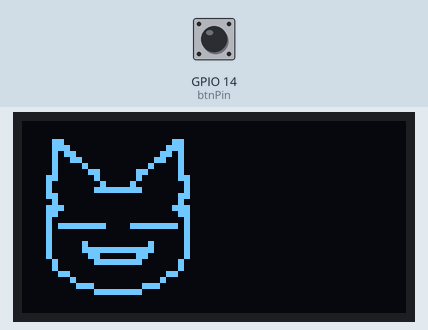
Bench run of a sketch on a simulated ESP32. Parts: 128×64 one-colour display. Inputs (shaded band) come from the test bench; at power-on: GPIO 14 (btnPin) LOW. What the sketch prints to the serial monitor is not drawn.

Above: at 2.42 s.
2.8 s: GPIO 14 (btnPin) pulled HIGH for 0.6 s
At 3.1 s:
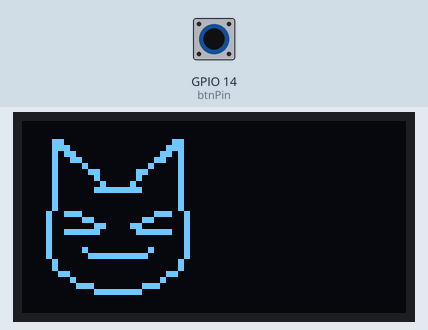
At 3.63 s:
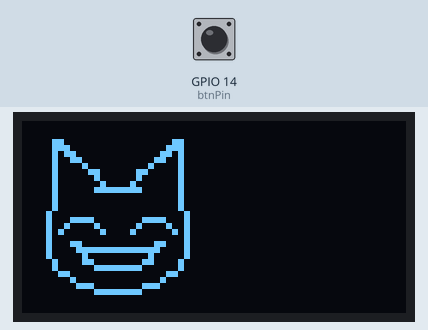
5.3 s: GPIO 14 (btnPin) pulled HIGH for 1 s
At 7.39 s:
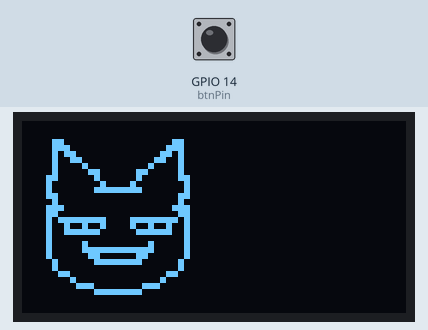
Timing chart, 0 to 8.9 s (numbered marks = the images above; inputs shaded):
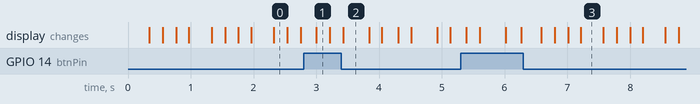

The sketch:

W7-OLED-Animetion.ino
```cpp
#include <Wire.h>
#include "SSD1306Wire.h"
SSD1306Wire  display(0x3c, 21, 22);

static const unsigned char PROGMEM your_img1[] = {
  0x00, 0x00, 0x00, 0x00, 0x00, 0x00, 0x00, 0x00, 0x00, 0x00, 0x00, 0x00,
  0x00, 0x00, 0x00, 0x00, 0x00, 0x00, 0x00, 0x00, 0x00, 0x00, 0x00, 0x00,
  0x00, 0x00, 0x00, 0x00, 0x00, 0x00, 0x00, 0x00, 0x00, 0x00, 0x00, 0x00,
  0x00, 0x00, 0x00, 0x00, 0x00, 0x00, 0x00, 0x00, 0x00, 0x00, 0x00, 0x00,
  0x00, 0x3C, 0x00, 0x00, 0x00, 0x00, 0x3C, 0x00, 0x00, 0x3C, 0x00, 0x00,
  0x00, 0x00, 0x3C, 0x00, 0x00, 0xFC, 0x00, 0x00, 0x00, 0x00, 0x3F, 0x00,
  0x00, 0xFC, 0x00, 0x00, 0x00, 0x00, 0x3F, 0x00, 0x00, 0xCC, 0x03, 0x00,
  0x00, 0xC0, 0x33, 0x00, 0x00, 0xCC, 0x03, 0x00, 0x00, 0xC0, 0x33, 0x00,
  0x00, 0x0C, 0x0F, 0x00, 0x00, 0xF0, 0x30, 0x00, 0x00, 0x0C, 0x0F, 0x00,
  0x00, 0xF0, 0x30, 0x00, 0x00, 0x0C, 0x30, 0x00, 0x00, 0x0C, 0x30, 0x00,
  0x00, 0x0C, 0x30, 0x00, 0x00, 0x0C, 0x30, 0x00, 0x00, 0x0C, 0xC0, 0x03,
  0xC0, 0x03, 0x30, 0x00, 0x00, 0x0C, 0xC0, 0x03, 0xC0, 0x03, 0x30, 0x00,
  0x00, 0x0F, 0x00, 0x03, 0xC0, 0x00, 0xF0, 0x00, 0x00, 0x0F, 0x00, 0x03,
  0xC0, 0x00, 0xF0, 0x00, 0x00, 0x03, 0x00, 0x0C, 0x30, 0x00, 0xC0, 0x00,
  0x00, 0x03, 0x00, 0x0C, 0x30, 0x00, 0xC0, 0x00, 0x00, 0x03, 0x00, 0xFF,
  0xFF, 0x00, 0xC0, 0x00, 0x00, 0x03, 0x00, 0xFF, 0xFF, 0x00, 0xC0, 0x00,
  0x00, 0x0F, 0x00, 0x00, 0x00, 0x00, 0xF0, 0x00, 0x00, 0x0F, 0x00, 0x00,
  0x00, 0x00, 0xF0, 0x00, 0x00, 0x0C, 0x00, 0x00, 0x00, 0x00, 0x30, 0x00,
  0x00, 0x0C, 0x00, 0x00, 0x00, 0x00, 0x30, 0x00, 0x00, 0x3F, 0x00, 0x00,
  0x00, 0x00, 0xFC, 0x00, 0x00, 0x3F, 0x00, 0x00, 0x00, 0x00, 0xFC, 0x00,
  0x00, 0x0F, 0x00, 0x00, 0x00, 0x00, 0xF0, 0x00, 0x00, 0x0F, 0x00, 0x00,
  0x00, 0x00, 0xF0, 0x00, 0x00, 0xF3, 0xFF, 0x0F, 0xF0, 0xFF, 0xCF, 0x00,
  0x00, 0xF3, 0xFF, 0x0F, 0xF0, 0xFF, 0xCF, 0x00, 0x00, 0xC3, 0x30, 0x0C,
  0x30, 0x0C, 0xC3, 0x00, 0x00, 0xC3, 0x30, 0x0C, 0x30, 0x0C, 0xC3, 0x00,
  0x00, 0xC3, 0xFF, 0x03, 0xC0, 0xFF, 0xC3, 0x00, 0x00, 0xC3, 0xFF, 0x03,
  0xC0, 0xFF, 0xC3, 0x00, 0x00, 0x03, 0x00, 0x00, 0x00, 0x00, 0xC0, 0x00,
  0x00, 0x03, 0x00, 0x00, 0x00, 0x00, 0xC0, 0x00, 0x00, 0x03, 0x30, 0x00,
  0x00, 0x0C, 0xC0, 0x00, 0x00, 0x03, 0x30, 0x00, 0x00, 0x0C, 0xC0, 0x00,
  0x00, 0x03, 0xF0, 0xFF, 0xFF, 0x0F, 0xC0, 0x00, 0x00, 0x03, 0xF0, 0xFF,
  0xFF, 0x0F, 0xC0, 0x00, 0x00, 0x03, 0xC0, 0x03, 0xC0, 0x03, 0xC0, 0x00,
  0x00, 0x03, 0xC0, 0x03, 0xC0, 0x03, 0xC0, 0x00, 0x00, 0x0C, 0x00, 0xFF,
  0xFF, 0x00, 0x30, 0x00, 0x00, 0x0C, 0x00, 0xFF, 0xFF, 0x00, 0x30, 0x00,
  0x00, 0x0C, 0x00, 0x00, 0x00, 0x00, 0x30, 0x00, 0x00, 0x0C, 0x00, 0x00,
  0x00, 0x00, 0x30, 0x00, 0x00, 0xF0, 0x00, 0x00, 0x00, 0x00, 0x0F, 0x00,
  0x00, 0xF0, 0x00, 0x00, 0x00, 0x00, 0x0F, 0x00, 0x00, 0x00, 0x03, 0x00,
  0x00, 0xC0, 0x00, 0x00, 0x00, 0x00, 0x03, 0x00, 0x00, 0xC0, 0x00, 0x00,
  0x00, 0x00, 0xFC, 0x00, 0x00, 0x3F, 0x00, 0x00, 0x00, 0x00, 0xFC, 0x00,
  0x00, 0x3F, 0x00, 0x00, 0x00, 0x00, 0x00, 0xFF, 0xFF, 0x00, 0x00, 0x00,
  0x00, 0x00, 0x00, 0xFF, 0xFF, 0x00, 0x00, 0x00, 0x00, 0x00, 0x00, 0x00,
  0x00, 0x00, 0x00, 0x00, 0x00, 0x00, 0x00, 0x00, 0x00, 0x00, 0x00, 0x00,
  0x00, 0x00, 0x00, 0x00, 0x00, 0x00, 0x00, 0x00, 0x00, 0x00, 0x00, 0x00,
  0x00, 0x00, 0x00, 0x00, 0x00, 0x00, 0x00, 0x00, 0x00, 0x00, 0x00, 0x00,
  0x00, 0x00, 0x00, 0x00, 0x00, 0x00, 0x00, 0x00, };

static const unsigned char PROGMEM your_img2[] = {
  0x00, 0x00, 0x00, 0x00, 0x00, 0x00, 0x00, 0x00, 0x00, 0x00, 0x00, 0x00,
  0x00, 0x00, 0x00, 0x00, 0x00, 0x00, 0x00, 0x00, 0x00, 0x00, 0x00, 0x00,
  0x00, 0x00, 0x00, 0x00, 0x00, 0x00, 0x00, 0x00, 0x00, 0x00, 0x00, 0x00,
  0x00, 0x00, 0x00, 0x00, 0x00, 0x00, 0x00, 0x00, 0x00, 0x00, 0x00, 0x00,
  0x00, 0x3C, 0x00, 0x00, 0x00, 0x00, 0x3C, 0x00, 0x00, 0x3C, 0x00, 0x00,
  0x00, 0x00, 0x3C, 0x00, 0x00, 0xFC, 0x00, 0x00, 0x00, 0x00, 0x3F, 0x00,
  0x00, 0xFC, 0x00, 0x00, 0x00, 0x00, 0x3F, 0x00, 0x00, 0xCC, 0x03, 0x00,
  0x00, 0xC0, 0x33, 0x00, 0x00, 0xCC, 0x03, 0x00, 0x00, 0xC0, 0x33, 0x00,
  0x00, 0x0C, 0x0F, 0x00, 0x00, 0xF0, 0x30, 0x00, 0x00, 0x0C, 0x0F, 0x00,
  0x00, 0xF0, 0x30, 0x00, 0x00, 0x0C, 0x30, 0x00, 0x00, 0x0C, 0x30, 0x00,
  0x00, 0x0C, 0x30, 0x00, 0x00, 0x0C, 0x30, 0x00, 0x00, 0x0C, 0xC0, 0x03,
  0xC0, 0x03, 0x30, 0x00, 0x00, 0x0C, 0xC0, 0x03, 0xC0, 0x03, 0x30, 0x00,
  0x00, 0x0F, 0x00, 0x03, 0xC0, 0x00, 0xF0, 0x00, 0x00, 0x0F, 0x00, 0x03,
  0xC0, 0x00, 0xF0, 0x00, 0x00, 0x03, 0x00, 0x0C, 0x30, 0x00, 0xC0, 0x00,
  0x00, 0x03, 0x00, 0x0C, 0x30, 0x00, 0xC0, 0x00, 0x00, 0x03, 0x00, 0xFF,
  0xFF, 0x00, 0xC0, 0x00, 0x00, 0x03, 0x00, 0xFF, 0xFF, 0x00, 0xC0, 0x00,
  0x00, 0x0F, 0x00, 0x00, 0x00, 0x00, 0xF0, 0x00, 0x00, 0x0F, 0x00, 0x00,
  0x00, 0x00, 0xF0, 0x00, 0x00, 0x0C, 0x00, 0x00, 0x00, 0x00, 0x30, 0x00,
  0x00, 0x0C, 0x00, 0x00, 0x00, 0x00, 0x30, 0x00, 0x00, 0x3F, 0x00, 0x00,
  0x00, 0x00, 0xFC, 0x00, 0x00, 0x3F, 0x00, 0x00, 0x00, 0x00, 0xFC, 0x00,
  0x00, 0x0F, 0x00, 0x00, 0x00, 0x00, 0xF0, 0x00, 0x00, 0x0F, 0x00, 0x00,
  0x00, 0x00, 0xF0, 0x00, 0x00, 0x03, 0x00, 0x00, 0x00, 0x00, 0xC0, 0x00,
  0x00, 0x03, 0x00, 0x00, 0x00, 0x00, 0xC0, 0x00, 0x00, 0xF3, 0xFF, 0x0F,
  0xF0, 0xFF, 0xCF, 0x00, 0x00, 0xF3, 0xFF, 0x0F, 0xF0, 0xFF, 0xCF, 0x00,
  0x00, 0x03, 0x00, 0x00, 0x00, 0x00, 0xC0, 0x00, 0x00, 0x03, 0x00, 0x00,
  0x00, 0x00, 0xC0, 0x00, 0x00, 0x03, 0x00, 0x00, 0x00, 0x00, 0xC0, 0x00,
  0x00, 0x03, 0x00, 0x00, 0x00, 0x00, 0xC0, 0x00, 0x00, 0x03, 0x30, 0x00,
  0x00, 0x0C, 0xC0, 0x00, 0x00, 0x03, 0x30, 0x00, 0x00, 0x0C, 0xC0, 0x00,
  0x00, 0x03, 0xF0, 0xFF, 0xFF, 0x0F, 0xC0, 0x00, 0x00, 0x03, 0xF0, 0xFF,
  0xFF, 0x0F, 0xC0, 0x00, 0x00, 0x03, 0xC0, 0x03, 0xC0, 0x03, 0xC0, 0x00,
  0x00, 0x03, 0xC0, 0x03, 0xC0, 0x03, 0xC0, 0x00, 0x00, 0x0C, 0x00, 0xFF,
  0xFF, 0x00, 0x30, 0x00, 0x00, 0x0C, 0x00, 0xFF, 0xFF, 0x00, 0x30, 0x00,
  0x00, 0x0C, 0x00, 0x00, 0x00, 0x00, 0x30, 0x00, 0x00, 0x0C, 0x00, 0x00,
  0x00, 0x00, 0x30, 0x00, 0x00, 0xF0, 0x00, 0x00, 0x00, 0x00, 0x0F, 0x00,
  0x00, 0xF0, 0x00, 0x00, 0x00, 0x00, 0x0F, 0x00, 0x00, 0x00, 0x03, 0x00,
  0x00, 0xC0, 0x00, 0x00, 0x00, 0x00, 0x03, 0x00, 0x00, 0xC0, 0x00, 0x00,
  0x00, 0x00, 0xFC, 0x00, 0x00, 0x3F, 0x00, 0x00, 0x00, 0x00, 0xFC, 0x00,
  0x00, 0x3F, 0x00, 0x00, 0x00, 0x00, 0x00, 0xFF, 0xFF, 0x00, 0x00, 0x00,
  0x00, 0x00, 0x00, 0xFF, 0xFF, 0x00, 0x00, 0x00, 0x00, 0x00, 0x00, 0x00,
  0x00, 0x00, 0x00, 0x00, 0x00, 0x00, 0x00, 0x00, 0x00, 0x00, 0x00, 0x00,
  0x00, 0x00, 0x00, 0x00, 0x00, 0x00, 0x00, 0x00, 0x00, 0x00, 0x00, 0x00,
  0x00, 0x00, 0x00, 0x00, 0x00, 0x00, 0x00, 0x00, 0x00, 0x00, 0x00, 0x00,
  0x00, 0x00, 0x00, 0x00, 0x00, 0x00, 0x00, 0x00, };

static const unsigned char PROGMEM smile1[] = {
  0x00, 0x00, 0x00, 0x00, 0x00, 0x00, 0x00, 0x00, 0x00, 0x00, 0x00, 0x00,
  0x00, 0x00, 0x00, 0x00, 0x00, 0x00, 0x00, 0x00, 0x00, 0x00, 0x00, 0x00,
  0x00, 0x00, 0x00, 0x00, 0x00, 0x00, 0x00, 0x00, 0x00, 0x00, 0x00, 0x00,
  0x00, 0x00, 0x00, 0x00, 0x00, 0x00, 0x00, 0x00, 0x00, 0x00, 0x00, 0x00,
  0x00, 0x3C, 0x00, 0x00, 0x00, 0x00, 0x3C, 0x00, 0x00, 0x3C, 0x00, 0x00,
  0x00, 0x00, 0x3C, 0x00, 0x00, 0xFC, 0x00, 0x00, 0x00, 0x00, 0x3F, 0x00,
  0x00, 0xFC, 0x00, 0x00, 0x00, 0x00, 0x3F, 0x00, 0x00, 0xCC, 0x03, 0x00,
  0x00, 0xC0, 0x33, 0x00, 0x00, 0xCC, 0x03, 0x00, 0x00, 0xC0, 0x33, 0x00,
  0x00, 0x0C, 0x0F, 0x00, 0x00, 0xF0, 0x30, 0x00, 0x00, 0x0C, 0x0F, 0x00,
  0x00, 0xF0, 0x30, 0x00, 0x00, 0x0C, 0x30, 0x00, 0x00, 0x0C, 0x30, 0x00,
  0x00, 0x0C, 0x30, 0x00, 0x00, 0x0C, 0x30, 0x00, 0x00, 0x0C, 0xC0, 0x03,
  0xC0, 0x03, 0x30, 0x00, 0x00, 0x0C, 0xC0, 0x03, 0xC0, 0x03, 0x30, 0x00,
  0x00, 0x0C, 0x00, 0x03, 0xC0, 0x00, 0x30, 0x00, 0x00, 0x0C, 0x00, 0x03,
  0xC0, 0x00, 0x30, 0x00, 0x00, 0x0C, 0x00, 0x0C, 0x30, 0x00, 0x30, 0x00,
  0x00, 0x0C, 0x00, 0x0C, 0x30, 0x00, 0x30, 0x00, 0x00, 0x0C, 0x00, 0xFF,
  0xFF, 0x00, 0x30, 0x00, 0x00, 0x0C, 0x00, 0xFF, 0xFF, 0x00, 0x30, 0x00,
  0x00, 0x0C, 0x00, 0x00, 0x00, 0x00, 0x30, 0x00, 0x00, 0x0C, 0x00, 0x00,
  0x00, 0x00, 0x30, 0x00, 0x00, 0x0C, 0x00, 0x00, 0x00, 0x00, 0x30, 0x00,
  0x00, 0x0C, 0x00, 0x00, 0x00, 0x00, 0x30, 0x00, 0x00, 0x0C, 0x00, 0x00,
  0x00, 0x00, 0x30, 0x00, 0x00, 0x0C, 0x00, 0x00, 0x00, 0x00, 0x30, 0x00,
  0x00, 0xC3, 0x0F, 0x00, 0x00, 0xF0, 0xC3, 0x00, 0x00, 0xC3, 0x0F, 0x00,
  0x00, 0xF0, 0xC3, 0x00, 0x00, 0x03, 0xF0, 0x00, 0x00, 0x0F, 0xC0, 0x00,
  0x00, 0x03, 0xF0, 0x00, 0x00, 0x0F, 0xC0, 0x00, 0x00, 0x03, 0x00, 0x0F,
  0xF0, 0x00, 0xC0, 0x00, 0x00, 0x03, 0x00, 0x0F, 0xF0, 0x00, 0xC0, 0x00,
  0x00, 0xC3, 0xFF, 0x03, 0xC0, 0xFF, 0xC3, 0x00, 0x00, 0xC3, 0xFF, 0x03,
  0xC0, 0xFF, 0xC3, 0x00, 0x00, 0x03, 0x00, 0x00, 0x00, 0x00, 0xC0, 0x00,
  0x00, 0x03, 0x00, 0x00, 0x00, 0x00, 0xC0, 0x00, 0x00, 0x03, 0x00, 0x00,
  0x00, 0x00, 0xC0, 0x00, 0x00, 0x03, 0x00, 0x00, 0x00, 0x00, 0xC0, 0x00,
  0x00, 0x03, 0x30, 0x00, 0x00, 0x0C, 0xC0, 0x00, 0x00, 0x03, 0x30, 0x00,
  0x00, 0x0C, 0xC0, 0x00, 0x00, 0x03, 0xC0, 0xFF, 0xFF, 0x03, 0xC0, 0x00,
  0x00, 0x03, 0xC0, 0xFF, 0xFF, 0x03, 0xC0, 0x00, 0x00, 0x0C, 0x00, 0x00,
  0x00, 0x00, 0x30, 0x00, 0x00, 0x0C, 0x00, 0x00, 0x00, 0x00, 0x30, 0x00,
  0x00, 0x0C, 0x00, 0x00, 0x00, 0x00, 0x30, 0x00, 0x00, 0x0C, 0x00, 0x00,
  0x00, 0x00, 0x30, 0x00, 0x00, 0xF0, 0x00, 0x00, 0x00, 0x00, 0x0F, 0x00,
  0x00, 0xF0, 0x00, 0x00, 0x00, 0x00, 0x0F, 0x00, 0x00, 0x00, 0x03, 0x00,
  0x00, 0xC0, 0x00, 0x00, 0x00, 0x00, 0x03, 0x00, 0x00, 0xC0, 0x00, 0x00,
  0x00, 0x00, 0xFC, 0x00, 0x00, 0x3F, 0x00, 0x00, 0x00, 0x00, 0xFC, 0x00,
  0x00, 0x3F, 0x00, 0x00, 0x00, 0x00, 0x00, 0xFF, 0xFF, 0x00, 0x00, 0x00,
  0x00, 0x00, 0x00, 0xFF, 0xFF, 0x00, 0x00, 0x00, 0x00, 0x00, 0x00, 0x00,
  0x00, 0x00, 0x00, 0x00, 0x00, 0x00, 0x00, 0x00, 0x00, 0x00, 0x00, 0x00,
  0x00, 0x00, 0x00, 0x00, 0x00, 0x00, 0x00, 0x00, 0x00, 0x00, 0x00, 0x00,
  0x00, 0x00, 0x00, 0x00, 0x00, 0x00, 0x00, 0x00, 0x00, 0x00, 0x00, 0x00,
  0x00, 0x00, 0x00, 0x00, 0x00, 0x00, 0x00, 0x00, };

static const unsigned char PROGMEM smile2[] = {
  0x00, 0x00, 0x00, 0x00, 0x00, 0x00, 0x00, 0x00, 0x00, 0x00, 0x00, 0x00,
  0x00, 0x00, 0x00, 0x00, 0x00, 0x00, 0x00, 0x00, 0x00, 0x00, 0x00, 0x00,
  0x00, 0x00, 0x00, 0x00, 0x00, 0x00, 0x00, 0x00, 0x00, 0x00, 0x00, 0x00,
  0x00, 0x00, 0x00, 0x00, 0x00, 0x00, 0x00, 0x00, 0x00, 0x00, 0x00, 0x00,
  0x00, 0x3C, 0x00, 0x00, 0x00, 0x00, 0x3C, 0x00, 0x00, 0x3C, 0x00, 0x00,
  0x00, 0x00, 0x3C, 0x00, 0x00, 0xFC, 0x00, 0x00, 0x00, 0x00, 0x3F, 0x00,
  0x00, 0xFC, 0x00, 0x00, 0x00, 0x00, 0x3F, 0x00, 0x00, 0xCC, 0x03, 0x00,
  0x00, 0xC0, 0x33, 0x00, 0x00, 0xCC, 0x03, 0x00, 0x00, 0xC0, 0x33, 0x00,
  0x00, 0x0C, 0x0F, 0x00, 0x00, 0xF0, 0x30, 0x00, 0x00, 0x0C, 0x0F, 0x00,
  0x00, 0xF0, 0x30, 0x00, 0x00, 0x0C, 0x30, 0x00, 0x00, 0x0C, 0x30, 0x00,
  0x00, 0x0C, 0x30, 0x00, 0x00, 0x0C, 0x30, 0x00, 0x00, 0x0C, 0xC0, 0x03,
  0xC0, 0x03, 0x30, 0x00, 0x00, 0x0C, 0xC0, 0x03, 0xC0, 0x03, 0x30, 0x00,
  0x00, 0x0C, 0x00, 0x03, 0xC0, 0x00, 0x30, 0x00, 0x00, 0x0C, 0x00, 0x03,
  0xC0, 0x00, 0x30, 0x00, 0x00, 0x0C, 0x00, 0x0C, 0x30, 0x00, 0x30, 0x00,
  0x00, 0x0C, 0x00, 0x0C, 0x30, 0x00, 0x30, 0x00, 0x00, 0x0C, 0x00, 0xFF,
  0xFF, 0x00, 0x30, 0x00, 0x00, 0x0C, 0x00, 0xFF, 0xFF, 0x00, 0x30, 0x00,
  0x00, 0x0C, 0x00, 0x00, 0x00, 0x00, 0x30, 0x00, 0x00, 0x0C, 0x00, 0x00,
  0x00, 0x00, 0x30, 0x00, 0x00, 0x0C, 0x00, 0x00, 0x00, 0x00, 0x30, 0x00,
  0x00, 0x0C, 0x00, 0x00, 0x00, 0x00, 0x30, 0x00, 0x00, 0x0C, 0x00, 0x00,
  0x00, 0x00, 0x30, 0x00, 0x00, 0x0C, 0x00, 0x00, 0x00, 0x00, 0x30, 0x00,
  0x00, 0x03, 0x00, 0x00, 0x00, 0x00, 0xC0, 0x00, 0x00, 0x03, 0x00, 0x00,
  0x00, 0x00, 0xC0, 0x00, 0x00, 0x03, 0x00, 0x00, 0x00, 0x00, 0xC0, 0x00,
  0x00, 0x03, 0x00, 0x00, 0x00, 0x00, 0xC0, 0x00, 0x00, 0x03, 0xFF, 0x00,
  0x00, 0xFF, 0xC0, 0x00, 0x00, 0x03, 0xFF, 0x00, 0x00, 0xFF, 0xC0, 0x00,
  0x00, 0xF3, 0x00, 0x0F, 0xF0, 0x00, 0xCF, 0x00, 0x00, 0xF3, 0x00, 0x0F,
  0xF0, 0x00, 0xCF, 0x00, 0x00, 0x03, 0x00, 0x00, 0x00, 0x00, 0xC0, 0x00,
  0x00, 0x03, 0x00, 0x00, 0x00, 0x00, 0xC0, 0x00, 0x00, 0x03, 0x00, 0x00,
  0x00, 0x00, 0xC0, 0x00, 0x00, 0x03, 0x00, 0x00, 0x00, 0x00, 0xC0, 0x00,
  0x00, 0x03, 0x30, 0x00, 0x00, 0x0C, 0xC0, 0x00, 0x00, 0x03, 0x30, 0x00,
  0x00, 0x0C, 0xC0, 0x00, 0x00, 0x03, 0xC0, 0xFF, 0xFF, 0x03, 0xC0, 0x00,
  0x00, 0x03, 0xC0, 0xFF, 0xFF, 0x03, 0xC0, 0x00, 0x00, 0x0C, 0x00, 0x00,
  0x00, 0x00, 0x30, 0x00, 0x00, 0x0C, 0x00, 0x00, 0x00, 0x00, 0x30, 0x00,
  0x00, 0x0C, 0x00, 0x00, 0x00, 0x00, 0x30, 0x00, 0x00, 0x0C, 0x00, 0x00,
  0x00, 0x00, 0x30, 0x00, 0x00, 0xF0, 0x00, 0x00, 0x00, 0x00, 0x0F, 0x00,
  0x00, 0xF0, 0x00, 0x00, 0x00, 0x00, 0x0F, 0x00, 0x00, 0x00, 0x03, 0x00,
  0x00, 0xC0, 0x00, 0x00, 0x00, 0x00, 0x03, 0x00, 0x00, 0xC0, 0x00, 0x00,
  0x00, 0x00, 0xFC, 0x00, 0x00, 0x3F, 0x00, 0x00, 0x00, 0x00, 0xFC, 0x00,
  0x00, 0x3F, 0x00, 0x00, 0x00, 0x00, 0x00, 0xFF, 0xFF, 0x00, 0x00, 0x00,
  0x00, 0x00, 0x00, 0xFF, 0xFF, 0x00, 0x00, 0x00, 0x00, 0x00, 0x00, 0x00,
  0x00, 0x00, 0x00, 0x00, 0x00, 0x00, 0x00, 0x00, 0x00, 0x00, 0x00, 0x00,
  0x00, 0x00, 0x00, 0x00, 0x00, 0x00, 0x00, 0x00, 0x00, 0x00, 0x00, 0x00,
  0x00, 0x00, 0x00, 0x00, 0x00, 0x00, 0x00, 0x00, 0x00, 0x00, 0x00, 0x00,
  0x00, 0x00, 0x00, 0x00, 0x00, 0x00, 0x00, 0x00, };

static const unsigned char PROGMEM smile3[] = {
  0x00, 0x00, 0x00, 0x00, 0x00, 0x00, 0x00, 0x00, 0x00, 0x00, 0x00, 0x00,
  0x00, 0x00, 0x00, 0x00, 0x00, 0x00, 0x00, 0x00, 0x00, 0x00, 0x00, 0x00,
  0x00, 0x00, 0x00, 0x00, 0x00, 0x00, 0x00, 0x00, 0x00, 0x00, 0x00, 0x00,
  0x00, 0x00, 0x00, 0x00, 0x00, 0x00, 0x00, 0x00, 0x00, 0x00, 0x00, 0x00,
  0x00, 0x3C, 0x00, 0x00, 0x00, 0x00, 0x3C, 0x00, 0x00, 0x3C, 0x00, 0x00,
  0x00, 0x00, 0x3C, 0x00, 0x00, 0xFC, 0x00, 0x00, 0x00, 0x00, 0x3F, 0x00,
  0x00, 0xFC, 0x00, 0x00, 0x00, 0x00, 0x3F, 0x00, 0x00, 0xCC, 0x03, 0x00,
  0x00, 0xC0, 0x33, 0x00, 0x00, 0xCC, 0x03, 0x00, 0x00, 0xC0, 0x33, 0x00,
  0x00, 0x0C, 0x0F, 0x00, 0x00, 0xF0, 0x30, 0x00, 0x00, 0x0C, 0x0F, 0x00,
  0x00, 0xF0, 0x30, 0x00, 0x00, 0x0C, 0x30, 0x00, 0x00, 0x0C, 0x30, 0x00,
  0x00, 0x0C, 0x30, 0x00, 0x00, 0x0C, 0x30, 0x00, 0x00, 0x0C, 0xC0, 0x03,
  0xC0, 0x03, 0x30, 0x00, 0x00, 0x0C, 0xC0, 0x03, 0xC0, 0x03, 0x30, 0x00,
  0x00, 0x0C, 0x00, 0x03, 0xC0, 0x00, 0x30, 0x00, 0x00, 0x0C, 0x00, 0x03,
  0xC0, 0x00, 0x30, 0x00, 0x00, 0x0C, 0x00, 0x0C, 0x30, 0x00, 0x30, 0x00,
  0x00, 0x0C, 0x00, 0x0C, 0x30, 0x00, 0x30, 0x00, 0x00, 0x0C, 0x00, 0xFF,
  0xFF, 0x00, 0x30, 0x00, 0x00, 0x0C, 0x00, 0xFF, 0xFF, 0x00, 0x30, 0x00,
  0x00, 0x0C, 0x00, 0x00, 0x00, 0x00, 0x30, 0x00, 0x00, 0x0C, 0x00, 0x00,
  0x00, 0x00, 0x30, 0x00, 0x00, 0x0C, 0x00, 0x00, 0x00, 0x00, 0x30, 0x00,
  0x00, 0x0C, 0x00, 0x00, 0x00, 0x00, 0x30, 0x00, 0x00, 0x0C, 0x00, 0x00,
  0x00, 0x00, 0x30, 0x00, 0x00, 0x0C, 0x00, 0x00, 0x00, 0x00, 0x30, 0x00,
  0x00, 0x03, 0x00, 0x00, 0x00, 0x00, 0xC0, 0x00, 0x00, 0x03, 0x00, 0x00,
  0x00, 0x00, 0xC0, 0x00, 0x00, 0x03, 0xFF, 0x00, 0x00, 0xFF, 0xC0, 0x00,
  0x00, 0x03, 0xFF, 0x00, 0x00, 0xFF, 0xC0, 0x00, 0x00, 0xC3, 0x00, 0x03,
  0xC0, 0x00, 0xC3, 0x00, 0x00, 0xC3, 0x00, 0x03, 0xC0, 0x00, 0xC3, 0x00,
  0x00, 0x33, 0x00, 0x0C, 0x30, 0x00, 0xCC, 0x00, 0x00, 0x33, 0x00, 0x0C,
  0x30, 0x00, 0xCC, 0x00, 0x00, 0x03, 0x00, 0x00, 0x00, 0x00, 0xC0, 0x00,
  0x00, 0x03, 0x00, 0x00, 0x00, 0x00, 0xC0, 0x00, 0x00, 0x03, 0x0F, 0x00,
  0x00, 0xF0, 0xC0, 0x00, 0x00, 0x03, 0x0F, 0x00, 0x00, 0xF0, 0xC0, 0x00,
  0x00, 0x03, 0xFC, 0xFF, 0xFF, 0x3F, 0xC0, 0x00, 0x00, 0x03, 0xFC, 0xFF,
  0xFF, 0x3F, 0xC0, 0x00, 0x00, 0x03, 0x30, 0x00, 0x00, 0x0C, 0xC0, 0x00,
  0x00, 0x03, 0x30, 0x00, 0x00, 0x0C, 0xC0, 0x00, 0x00, 0x0C, 0xF0, 0x00,
  0x00, 0x0F, 0x30, 0x00, 0x00, 0x0C, 0xF0, 0x00, 0x00, 0x0F, 0x30, 0x00,
  0x00, 0x0C, 0x00, 0xFF, 0xFF, 0x00, 0x30, 0x00, 0x00, 0x0C, 0x00, 0xFF,
  0xFF, 0x00, 0x30, 0x00, 0x00, 0xF0, 0x00, 0x00, 0x00, 0x00, 0x0F, 0x00,
  0x00, 0xF0, 0x00, 0x00, 0x00, 0x00, 0x0F, 0x00, 0x00, 0x00, 0x03, 0x00,
  0x00, 0xC0, 0x00, 0x00, 0x00, 0x00, 0x03, 0x00, 0x00, 0xC0, 0x00, 0x00,
  0x00, 0x00, 0xFC, 0x00, 0x00, 0x3F, 0x00, 0x00, 0x00, 0x00, 0xFC, 0x00,
  0x00, 0x3F, 0x00, 0x00, 0x00, 0x00, 0x00, 0xFF, 0xFF, 0x00, 0x00, 0x00,
  0x00, 0x00, 0x00, 0xFF, 0xFF, 0x00, 0x00, 0x00, 0x00, 0x00, 0x00, 0x00,
  0x00, 0x00, 0x00, 0x00, 0x00, 0x00, 0x00, 0x00, 0x00, 0x00, 0x00, 0x00,
  0x00, 0x00, 0x00, 0x00, 0x00, 0x00, 0x00, 0x00, 0x00, 0x00, 0x00, 0x00,
  0x00, 0x00, 0x00, 0x00, 0x00, 0x00, 0x00, 0x00, 0x00, 0x00, 0x00, 0x00,
  0x00, 0x00, 0x00, 0x00, 0x00, 0x00, 0x00, 0x00, };

void Blink(){
    display.clear();
    display.drawXbm(0,0, 64, 64, your_img1);
    display.display();
    delay(300);
    display.clear();
    display.drawXbm(0,0, 64, 64, your_img2);
    display.display();
    delay(200);
    display.clear();
    display.drawXbm(0,0, 64, 64, your_img1);
    display.display();
    delay(200);
    display.clear();
    display.drawXbm(0,0, 64, 64, your_img2);
    display.display();
    delay(200);
    display.clear();
    display.drawXbm(0,0, 64, 64, your_img1);
    display.display();
}//待機札眨眨眼

void smile(){
    display.clear();
    display.drawXbm(0,0, 64, 64, smile1);
    display.display();
    delay(200);
    display.clear();
    display.drawXbm(0,0, 64, 64, smile2);
    display.display();
    delay(200);
    display.clear();
    display.drawXbm(0,0, 64, 64, smile3);
    display.display();
    delay(400);
    display.clear();
    display.drawXbm(0,0, 64, 64, smile2);
    display.display();
    delay(200);
    display.clear();
    display.drawXbm(0,0, 64, 64, smile1);
    display.display();
}

#define btnPin 14
int mode = 0;
bool btnPress = false;

void setup() {
  // put your setup code here, to run once:
   //OLED define
   pinMode(btnPin, INPUT);
   Serial.begin(115200);
   display.init();
   display.flipScreenVertically();
   display.setContrast(255); //數值介於0~255，調整對比
   display.clear();//清除螢幕和緩衝區(clear)
}

void loop() {
  // put your main code here, to run repeatedly:
  if(mode == 0){
  Blink();
  }
  else if(mode == 1) smile();

  if(digitalRead(btnPin) == HIGH &&btnPress == false){
    mode += 1;
    if(mode > 1) mode = 0;
    }
   else if (digitalRead(btnPin) == LOW && btnPress ==true){
    btnPress = false;
   }
  delay(20);
  Serial.println(mode);
}
```

Measured:
- after the input at 2.8 s, the display: changes after 0.20 s (image 1)
- after the input at 5.3 s, the display: first differs from a run without the input after 0.97 s (image 3)
- what the display in image 2 shows lasts 0.4 s, from 3.4 s to 3.8 s
